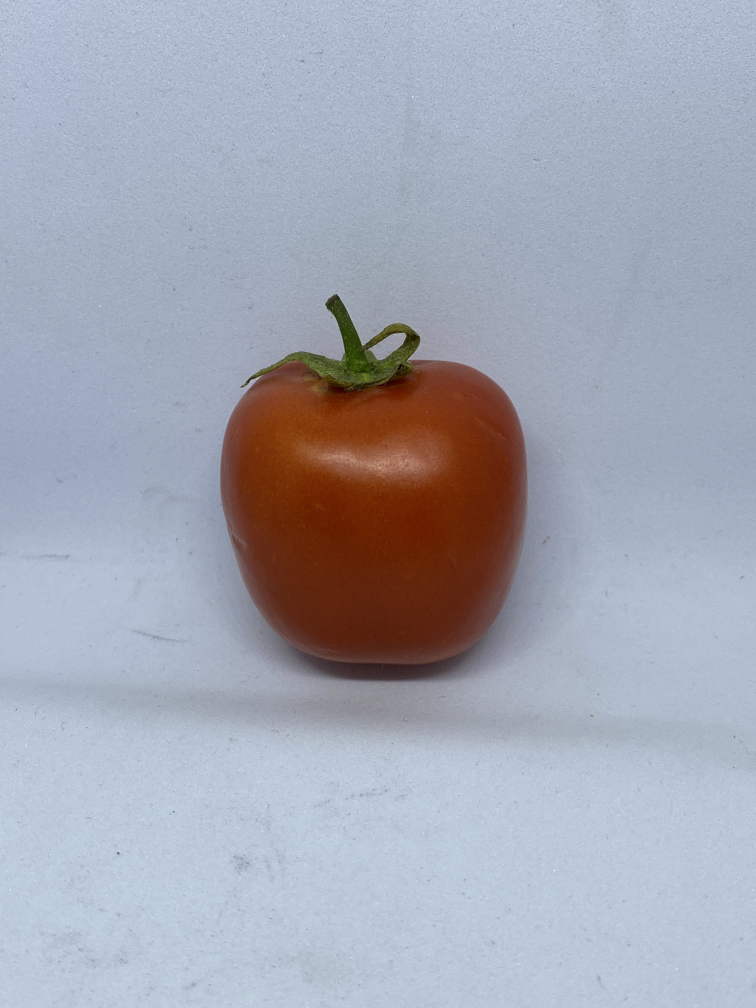
#> input picture Project_Tomatin/tomat_matang/tomat1.jpg, 3024 x 4032 px, found by its file name (shown at 1/4 size); its folder holds only this picture in this run
$ python pcv_tomatin.py
#> lines starting #> are read from the running program, lines starting #| are printed output that depends on the picture; after the words box and inside, x2 and y2 are one past the last pixel; in counts of white or black regions, pixels touching at a corner belong together
#> in proses_gambar, gambar_asli is the input picture: shape (4032, 3024, 3); mean B, G, R 180.3, 167.9, 164
import cv2
import os
import pandas as pd
import numpy as np

class SistemCerdasPCV:
    @staticmethod
    def resize_image(image, lebar=100, tinggi=100):
        # Ukur ukuran gambar yang diinginkan
#> called with lebar = 100, tinggi = 100
        lebar_baru = int(image.shape[1] * lebar / 100)
#> lebar_baru = 3024
        tinggi_baru = int(image.shape[0] * tinggi / 100)
#> tinggi_baru = 4032

        # Resize gambar
        image_resized = cv2.resize(image, (lebar_baru, tinggi_baru))

        # Tentukan ukuran gambar yang diinginkan
        target_width = lebar_baru
#> target_width = 3024
        target_height = tinggi_baru
#> target_height = 4032

        # Hitung center crop untuk memusatkan objek
        center_x, center_y = image_resized.shape[1] // 2, image_resized.shape[0] // 2
#> center_x = 1512; center_y = 2016
        start_x = center_x - (target_width // 2)
#> start_x = 0
        start_y = center_y - (target_height // 2)
#> start_y = 0

        # Pastikan crop tidak keluar dari batas gambar
        start_x = max(start_x, 0)
        start_y = max(start_y, 0)
        end_x = min(start_x + target_width, image_resized.shape[1])
#> end_x = 3024
        end_y = min(start_y + target_height, image_resized.shape[0])
#> end_y = 4032

        # Crop gambar
        cropped_image = image_resized[start_y:end_y, start_x:end_x]

        return cropped_image

    @staticmethod
    def adjust_brightness_contrast(image, brightness=30, contrast=30):
        return cv2.convertScaleAbs(image, alpha=1 + (contrast / 100), beta=brightness)

    @staticmethod
    def ambil_rata_rgb(gambar):
        gambar_rgb = cv2.cvtColor(gambar, cv2.COLOR_BGR2RGB)  # Konversi BGR ke RGB
        rata_rgb = np.mean(gambar_rgb, axis=(0, 1))  # Rata-rata berdasarkan semua piksel
        rata_rgb = np.round(rata_rgb).astype(int)  # Pembulatan ke integer
        print("Rata-rata RGB:", rata_rgb)  # Tampilkan nilai RGB
        return rata_rgb

    @staticmethod
    def label_kematangan(rgb):
        R, G, B = rgb

        # Atur batasan untuk kematangan berdasarkan nilai RGB
        if R > 150 and G < 150 and B < 150:  # Merah pekat (R tinggi)
            return 'Mentah'
        elif R > 120 and G > 120 and B < 130:  # Kuning ke oranye
            return 'Mentah'
        else:  # Jika tidak memenuhi syarat untuk Merah Pekat, Matang, atau Setengah Matang
            return 'Mentah'

    @staticmethod
    def simpan_hasil(gambar, path_output):
        cv2.imwrite(path_output, gambar)

    @staticmethod
    def crop_tengah_tomat(gambar):
        tmp = cv2.cvtColor(gambar, cv2.COLOR_BGR2GRAY)
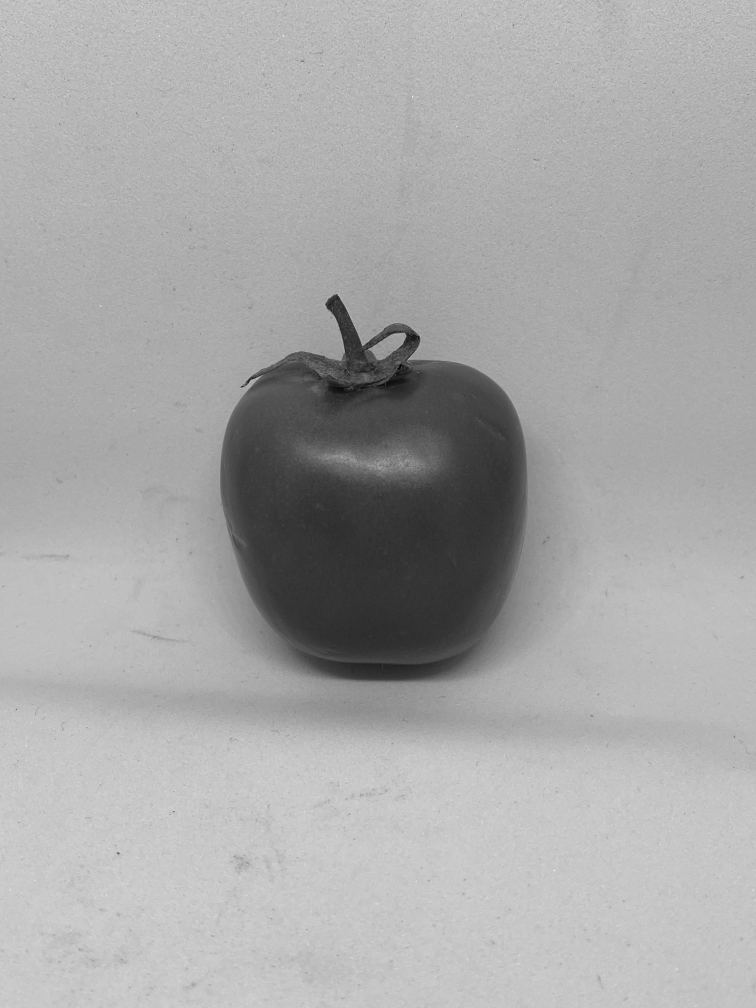
#> tmp: shape (4032, 3024) (shown at 1/4 size); min 1, max 253, mean 168.1
        _, mask = cv2.threshold(tmp, 127, 255, cv2.THRESH_BINARY_INV)
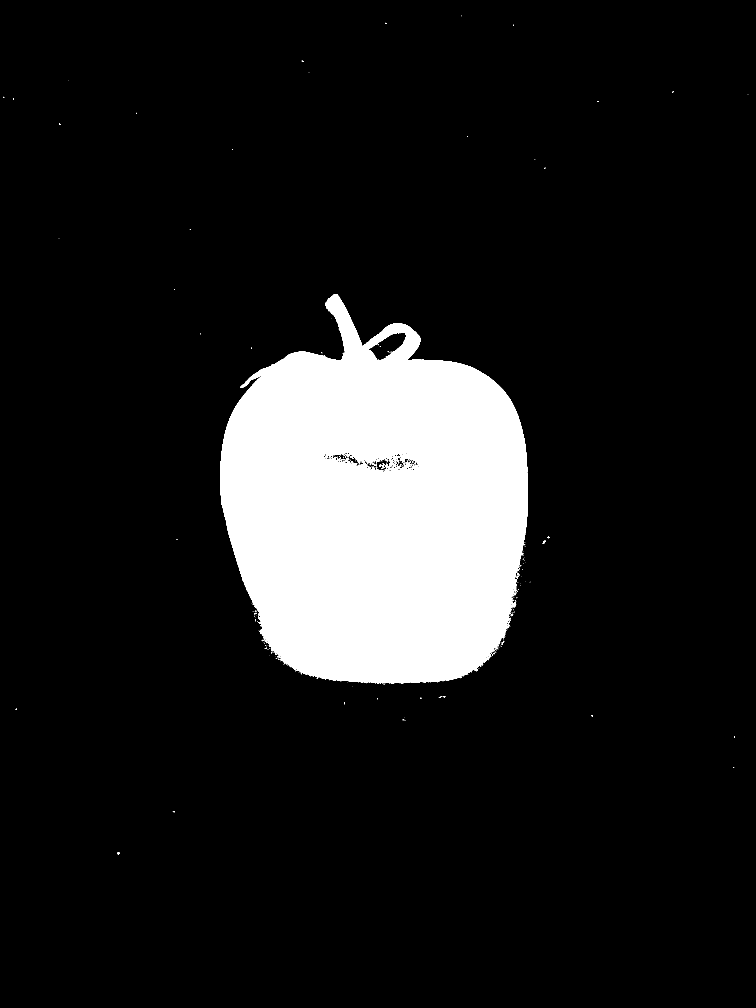
#> mask: shape (4032, 3024) (shown at 1/4 size); 11.5% white; 330 white regions (307 under 20 px), largest, box (x1, y1, x2, y2) and area: (881, 1176, 2112, 2734) 1401590, (2171, 2162, 2182, 2175) 74, (1400, 1824, 1415, 1834) 63

        mask = cv2.dilate(mask.copy(), None, iterations=5)
#> mask: shape (4032, 3024); 12% white; 39 white regions, largest, box (x1, y1, x2, y2) and area: (876, 1171, 2117, 2742) 1459915, (2166, 2142, 2203, 2180) 702, (1750, 2781, 1787, 2795) 486
        mask = cv2.erode(mask.copy(), None, iterations=5)
#> mask: shape (4032, 3024); 11.7% white; 52 white regions (42 under 20 px)
        b, g, r = cv2.split(gambar)
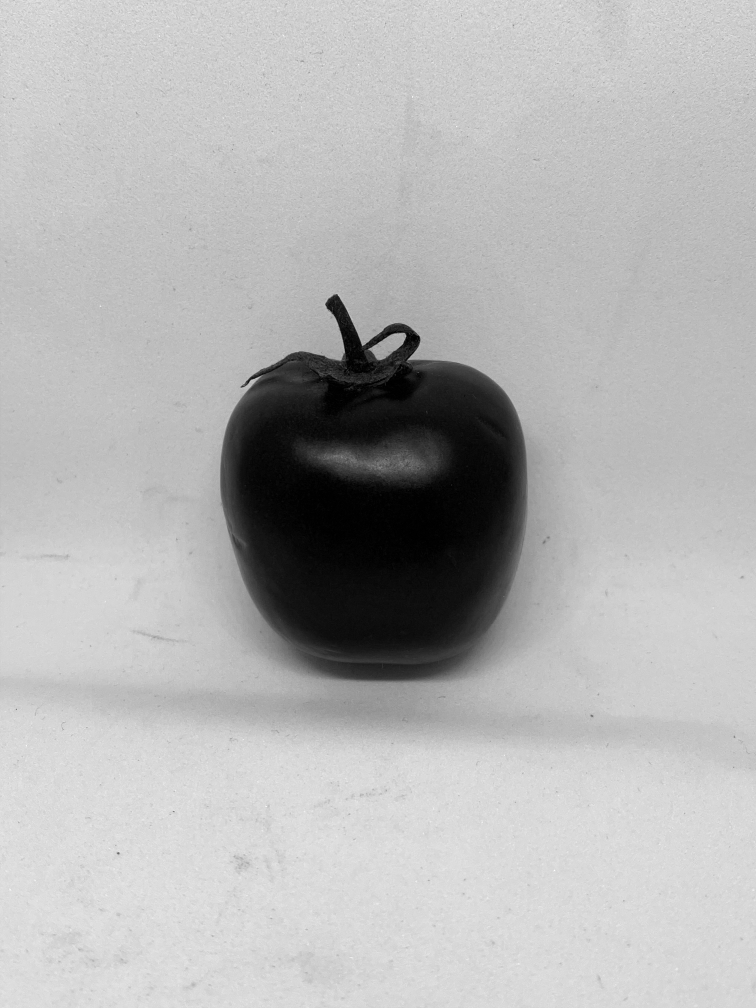
#> b: shape (4032, 3024) (shown at 1/4 size); min 0, max 255, mean 180.3
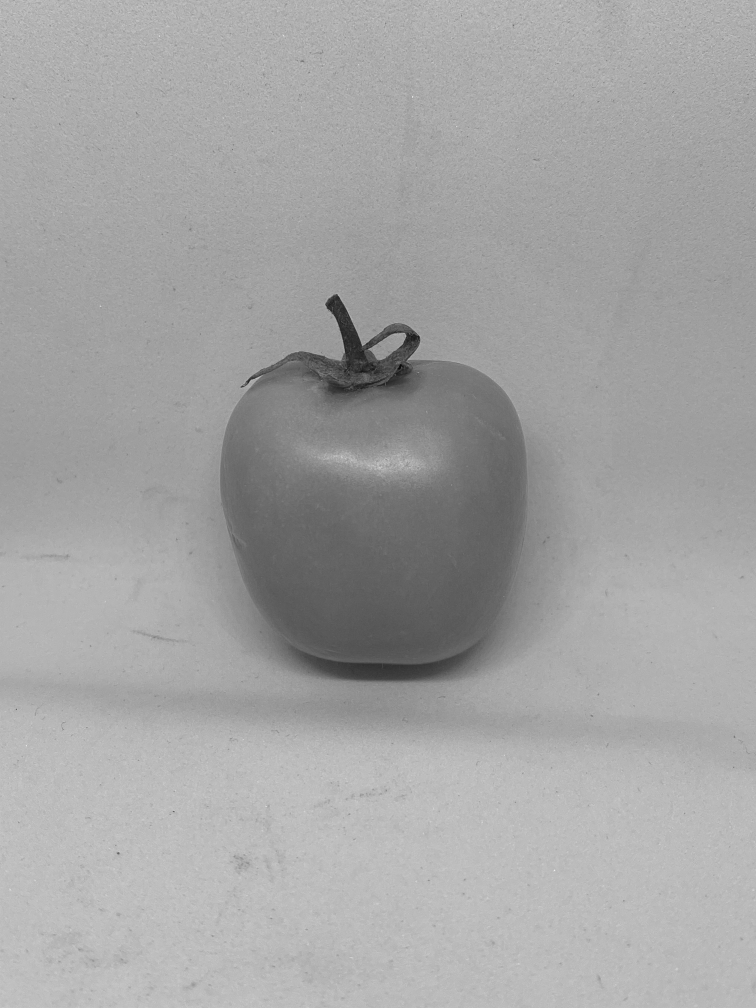
#> r: shape (4032, 3024) (shown at 1/4 size); min 3, max 247, mean 164
        rgba = [b, g, r, mask]
        dst = cv2.merge(rgba, 4)

        contours, _ = cv2.findContours(mask, cv2.RETR_TREE, cv2.CHAIN_APPROX_SIMPLE)
#> contours = 59 contours, 47 with area under 20; largest, box (x1, y1, x2, y2) and area: (881, 1176, 2112, 2737) 1429118, (1480, 1331, 1624, 1440) 8422, (1401, 1833, 1423, 1848) 276, (1528, 1840, 1547, 1856) 255, (1508, 1865, 1525, 1880) 216

        if contours:  # Pastikan ada kontur
            # Ambil kontur terbesar
            c = max(contours, key=cv2.contourArea)
#> c = contour of 2017 points, box (x1, y1, x2, y2) (881, 1176, 2112, 2737), area 1429118
            # Mendapatkan bounding box dari kontur terbesar
            x, y, w, h = cv2.boundingRect(c)
#> x = 881; y = 1176; w = 1231; h = 1561
            # Mengcrop gambar berdasarkan bounding box
            return gambar[y:y + h, x:x + w]
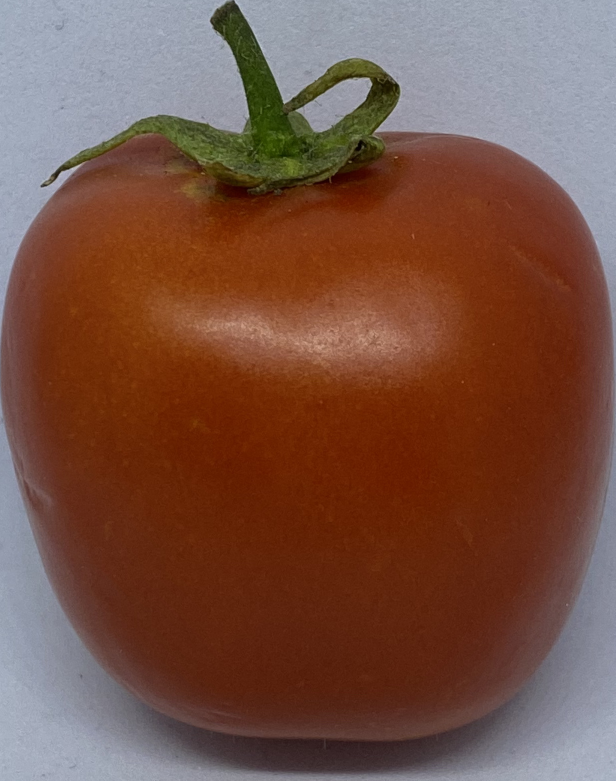
#> returned value: shape (1561, 1231, 3) (shown at 1/2 size); mean of channels 0, 1, 2 67.7, 81.8, 119.1; drawn as B, G, R

        return gambar  # Jika tidak ada kontur, kembalikan gambar asli

    @staticmethod
    def proses_gambar(folder_path):
        data = {'Nama Gambar': [], 'R': [], 'G': [], 'B': [], 'label': []}

        for namagambar in os.listdir(folder_path):
            path_file = os.path.join(folder_path, namagambar)
            gambar_asli = cv2.imread(path_file)
            if gambar_asli is not None:
                gambar_diubah = SistemCerdasPCV.resize_image(gambar_asli)
                gambar_diubah = SistemCerdasPCV.crop_tengah_tomat(gambar_diubah)

                # Penyesuaian kecerahan dan kontras pada gambar yang diubah
                gambar_diubah = SistemCerdasPCV.adjust_brightness_contrast(gambar_diubah)
#> in adjust_brightness_contrast, `return cv2.convertScaleAbs(image, alpha=1 + (contrast / 100), beta=bri..`:
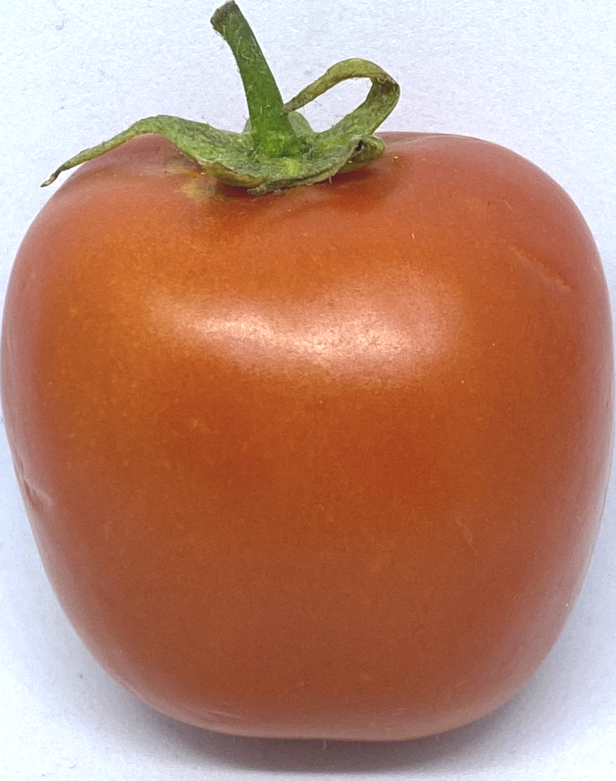
#> returned value: shape (1561, 1231, 3) (shown at 1/2 size); mean of channels 0, 1, 2 116.1, 136.3, 184.8; drawn as B, G, R

                rata_rgb = SistemCerdasPCV.ambil_rata_rgb(gambar_diubah)
#> in ambil_rata_rgb, `rata_rgb = np.mean(gambar_rgb, axis=(0, 1))`: rata_rgb = [184.8, 136.3, 116.1]
#> in ambil_rata_rgb, `rata_rgb = np.round(rata_rgb).astype(int)`: rata_rgb = [185, 136, 116]
#| Rata-rata RGB: [185 136 116]
#> rata_rgb = [185, 136, 116]
                label = SistemCerdasPCV.label_kematangan(rata_rgb)
#> in label_kematangan, `R, G, B = rgb`: R = 185; G = 136; B = 116
#> label = 'Mentah'

                # Menyimpan hasil ke dalam dictionary
                data['Nama Gambar'].append(namagambar)
                data['R'].append(rata_rgb[0])
                data['G'].append(rata_rgb[1])
                data['B'].append(rata_rgb[2])
                data['label'].append(label)

                # Simpan gambar hasil crop
                output_path = os.path.join("hasil_removeBG_Matang", f"hasil_{namagambar}")
                SistemCerdasPCV.simpan_hasil(gambar_diubah, output_path)

        # Mengonversi hasil ke DataFrame dan menyimpannya ke file Excel
        df = pd.DataFrame(data)
        df.to_excel('hasil_ekstraksi_Matang.xlsx', index=False)
        print("Hasil ekstraksi disimpan ke 'hasil_ekstraksi.xlsx'")

if __name__ == "__main__":
    folder_path = "D:/KULIAH/Semester 5/KULIAH/Workshop Pengolahan Citra dan Vision/Image_processing/PengolahanCitraVision_Image_Processing/Project_Tomatin/tomat_matang"
    os.makedirs("hasil_removeBG_Matang", exist_ok=True)
    SistemCerdasPCV.proses_gambar(folder_path)

$ run again, on Project_Tomatin/tomat_matang/tomat13.jpg
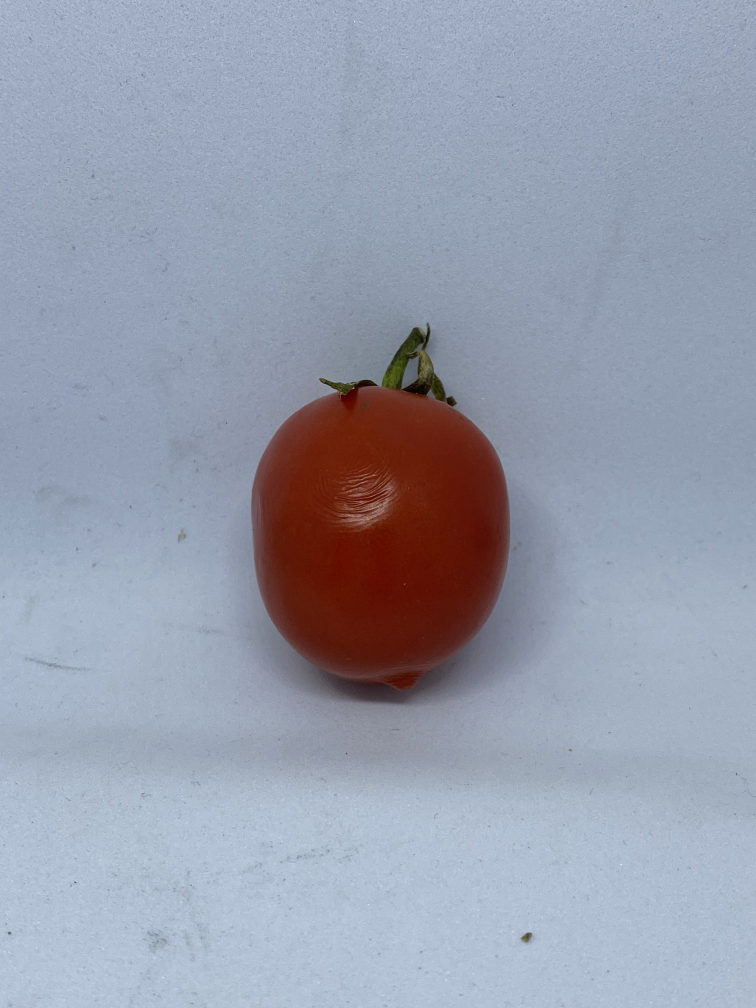
#> input picture Project_Tomatin/tomat_matang/tomat13.jpg, 3024 x 4032 px, found by its file name (shown at 1/4 size)
#> in proses_gambar, gambar_asli is the input picture: shape (4032, 3024, 3); mean B, G, R 173.8, 157.7, 151.7
#> in crop_tengah_tomat, `_, mask = cv2.threshold(tmp, 127, 255, cv2.THRESH_BINARY_INV)`:
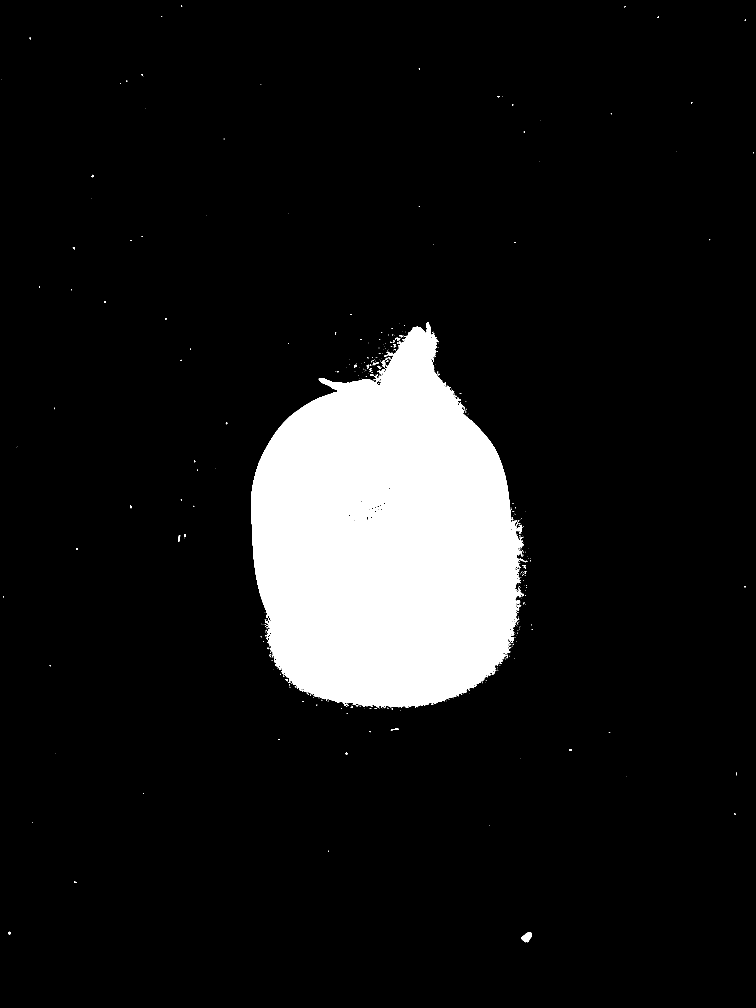
#> mask: shape (4032, 3024) (shown at 1/4 size); 9.9% white; 549 white regions (474 under 20 px), largest, box (x1, y1, x2, y2) and area: (1004, 1289, 2096, 2832) 1198495, (2085, 3731, 2127, 3769) 1024, (1510, 1477, 1540, 1497) 193
#> contours = 152 contours, 128 with area under 20; largest, box (x1, y1, x2, y2) and area: (1004, 1289, 2109, 2838) 1224686, (2085, 3731, 2127, 3769) 976, (1487, 1460, 1517, 1500) 930, (1541, 1446, 1557, 1462) 219, (2068, 2221, 2085, 2235) 204
#> c = contour of 1889 points, box (x1, y1, x2, y2) (1004, 1289, 2109, 2838), area 1224686
#> x = 1004; y = 1289; w = 1105; h = 1549
#> in adjust_brightness_contrast, `return cv2.convertScaleAbs(image, alpha=1 + (contrast / 100), beta=bri..`:
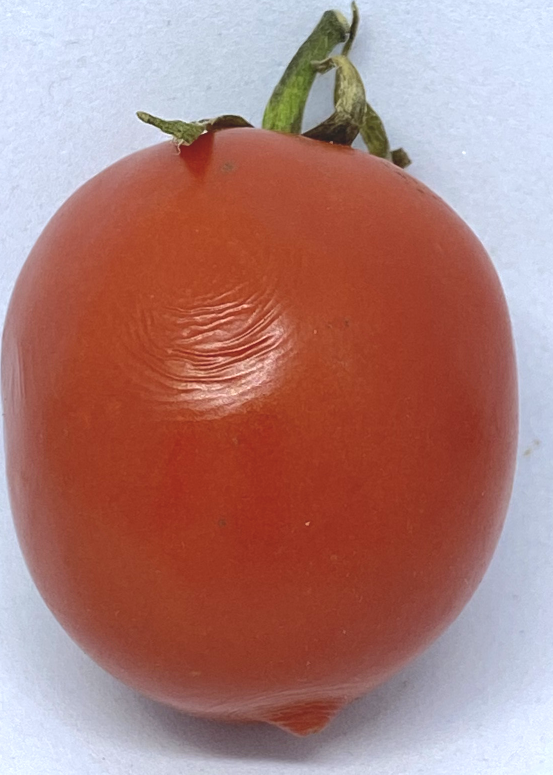
#> returned value: shape (1549, 1105, 3) (shown at 1/2 size); mean of channels 0, 1, 2 121.3, 125.3, 172.2; drawn as B, G, R
#> in ambil_rata_rgb, `rata_rgb = np.mean(gambar_rgb, axis=(0, 1))`: rata_rgb = [172.2, 125.3, 121.3]
#> in ambil_rata_rgb, `rata_rgb = np.round(rata_rgb).astype(int)`: rata_rgb = [172, 125, 121]
#| Rata-rata RGB: [172 125 121]
#> R = 172; G = 125; B = 121
#> label = 'Mentah'
